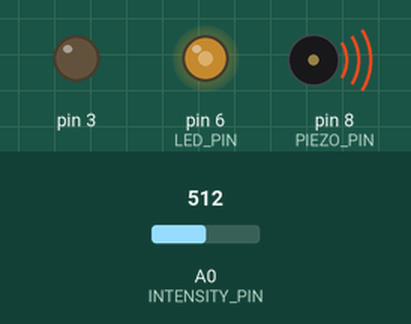
Simulated run of this sketch. Board: Arduino Uno, built with avr-gcc and run on an emulated ATmega328P. On the bench: output pins drawn as LEDs (lit = HIGH), buzzer (waves = sounding). The inputs (shaded band) are chosen by the test bench; at power-on: A0 (INTENSITY_PIN) = 512. What the sketch prints to the serial monitor is not drawn.

Above: at 1.2 s.
1.3 s: A0 (INTENSITY_PIN) set to 716
At 2.2 s:
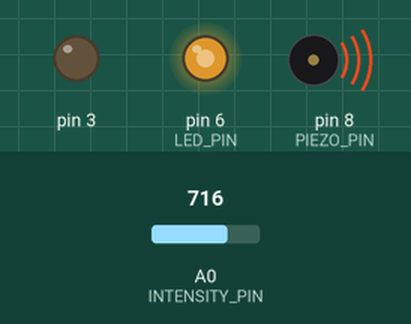
2.8 s: A0 (INTENSITY_PIN) set to 900
At 3.5 s:
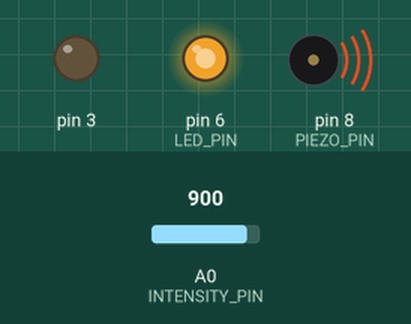
4.3 s: A0 (INTENSITY_PIN) set to 122
At 5.5 s:
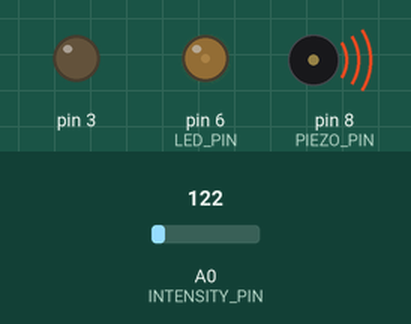
5.8 s: A0 (INTENSITY_PIN) set to 22
At 6.8 s:
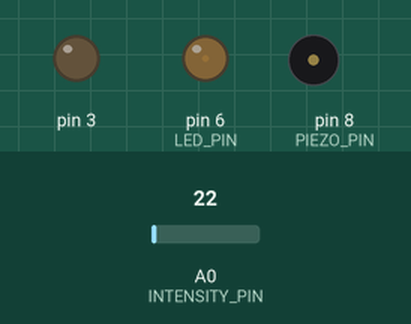
7.3 s: A0 (INTENSITY_PIN) set to 0
At 7.9 s:
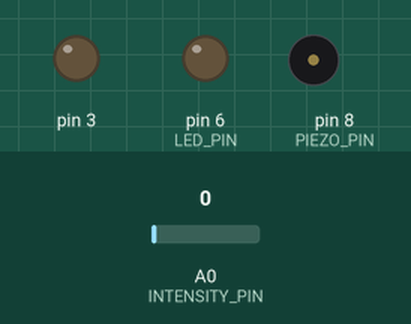
8.8 s: A0 (INTENSITY_PIN) set to 511
At 9.2 s:
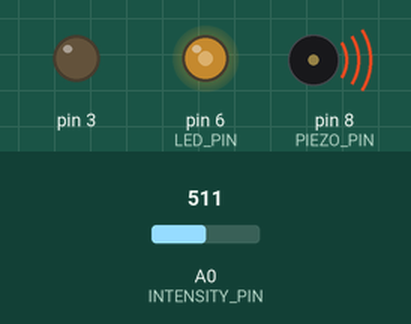
Timing chart, 0 to 11.3 s (numbered marks = the images above; inputs shaded):
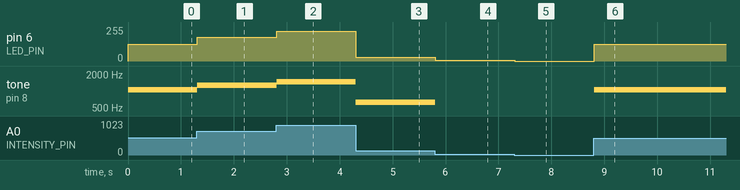

Measured:
- after the input at 1.3 s, pin 6 (LED_PIN): 127/255 → 178/255 at once; tone on pin 8 (PIEZO_PIN): 1050 Hz → 1269 Hz at once
- after the input at 2.8 s, pin 6 (LED_PIN): 178/255 → 224/255 at once; tone on pin 8 (PIEZO_PIN): 1269 Hz → 1467 Hz at once
- after the input at 4.3 s, pin 6 (LED_PIN): 224/255 → 30/255 at once; tone on pin 8 (PIEZO_PIN): 1467 Hz → 631 Hz at once
- after the input at 5.8 s, pin 6 (LED_PIN): 30/255 → 5/255 at once; tone on pin 8 (PIEZO_PIN): 631 Hz → silent at once
- after the input at 7.3 s, pin 6 (LED_PIN): 5/255 → 0/255 at once
- after the input at 8.8 s, pin 6 (LED_PIN): 0/255 → 127/255 at once; tone on pin 8 (PIEZO_PIN): silent → 1049 Hz at once

The sketch:

analog_led_and_piezo.ino
```cpp
int LED_PIN = 6;
int PIEZO_PIN = 8;
int INTENSITY_PIN = A0;

void setup() {
  Serial.begin(9600);
  pinMode(3, OUTPUT);
}

void loop() {
  int intensity = analogRead(INTENSITY_PIN);

  int lightVal = map(intensity, 0, 1023, 0, 255);
  Serial.println(lightVal);
  analogWrite(LED_PIN, lightVal);

  if (intensity > 32) {
    int toneVal = map(intensity, 0, 1023, 500, 1600);
    tone(PIEZO_PIN, toneVal);
  } else {
    noTone(PIEZO_PIN);
  }
}
```
